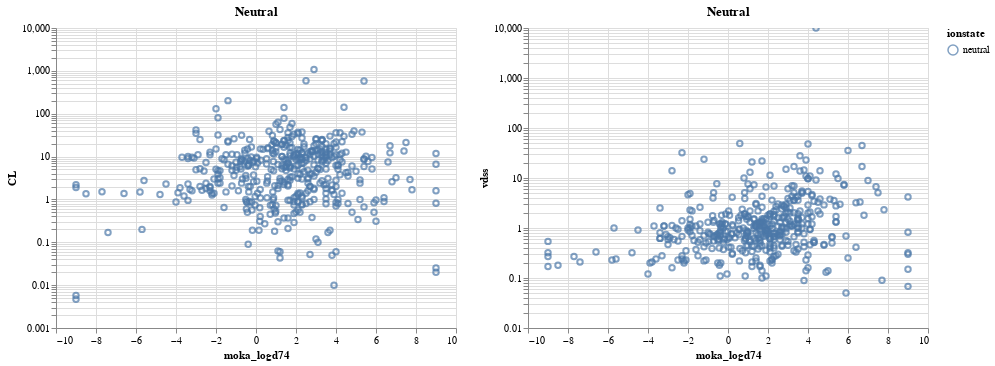

The code cell stored with this chart in its notebook:
### Code cell
make_chart(neutral, 'Neutral', 'CL') | make_chart(neutral, 'Neutral', 'vdss')

### Figure 1 — Vega-Lite specification as saved in the notebook (floating-point values rounded to 4 significant figures; data arrays with more than 128 entries replaced by an {"elided": "..."} marker saying what was removed)
{"config": {"view": {"continuousWidth": 400, "continuousHeight": 300}}, "hconcat": [{"mark": "point", "encoding": {"color": {"type": "nominal", "field": "ionstate"}, "tooltip": [{"type": "nominal", "field": "drug_name"}, {"type": "quantitative", "field": "moka_logd74"}, {"type": "quantitative", "field": "vdss"}, {"type": "nominal", "field": "ionstate"}, {"type": "quantitative", "field": "CL"}], "x": {"type": "quantitative", "field": "moka_logd74"}, "y": {"type": "quantitative", "field": "CL", "scale": {"clamp": true, "type": "log"}}}, "selection": {"selector009": {"type": "interval", "bind": "scales", "encodings": ["x", "y"]}}, "title": "Neutral"}, {"mark": "point", "encoding": {"color": {"type": "nominal", "field": "ionstate"}, "tooltip": [{"type": "nominal", "field": "drug_name"}, {"type": "quantitative", "field": "moka_logd74"}, {"type": "quantitative", "field": "vdss"}, {"type": "nominal", "field": "ionstate"}, {"type": "quantitative", "field": "CL"}], "x": {"type": "quantitative", "field": "moka_logd74"}, "y": {"type": "quantitative", "field": "vdss", "scale": {"clamp": true, "type": "log"}}}, "selection": {"selector010": {"type": "interval", "bind": "scales", "encodings": ["x", "y"]}}, "title": "Neutral"}], "data": {"name": "data-96d1e46997886bcfba8728fae4ac9f80"}, "$schema": "https://vega.github.io/schema/vega-lite/v4.8.1.json", "datasets": {"data-96d1e46997886bcfba8728fae4ac9f80": {"elided": "446 records"}}}
